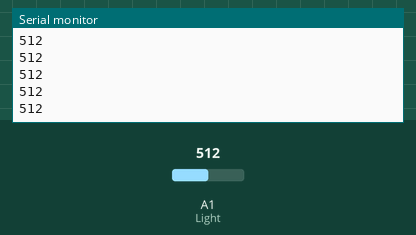
The sketch below on a simulated Arduino Uno, built with avr-gcc and run on an emulated ATmega328P. Parts: the last lines printed to the serial monitor. The inputs (shaded band) are chosen by the test bench; at power-on: A1 (Light) = 512.

Above: at 1.2 s.
1.3 s: A1 (Light) set to 716
At 2.2 s:
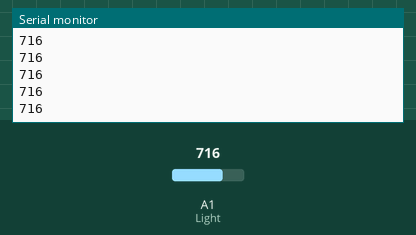
2.8 s: A1 (Light) set to 900
At 3.8 s:
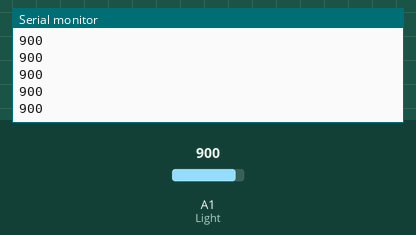
Timing chart, 0 to 5.8 s (numbered marks = the images above; inputs shaded):
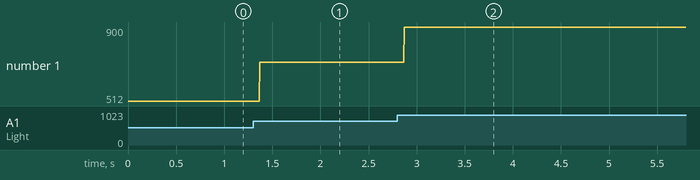

The sketch:

Light_val.ino
```cpp
const int Light = 1;
int val = 0;

void setup() {
 Serial.begin(9600);

}

void loop() {
 val = analogRead(Light);

 Serial.println(val);

}
```

Measured:
- after the input at 1.3 s, the serial monitor: prints a new line after 0.07 s (image 1)
- after the input at 2.8 s, the serial monitor: prints a new line after 0.07 s (image 2)
- plotted number 1: 512 → 716 after the input at 1.3 s, 716 → 900 after the input at 2.8 s
